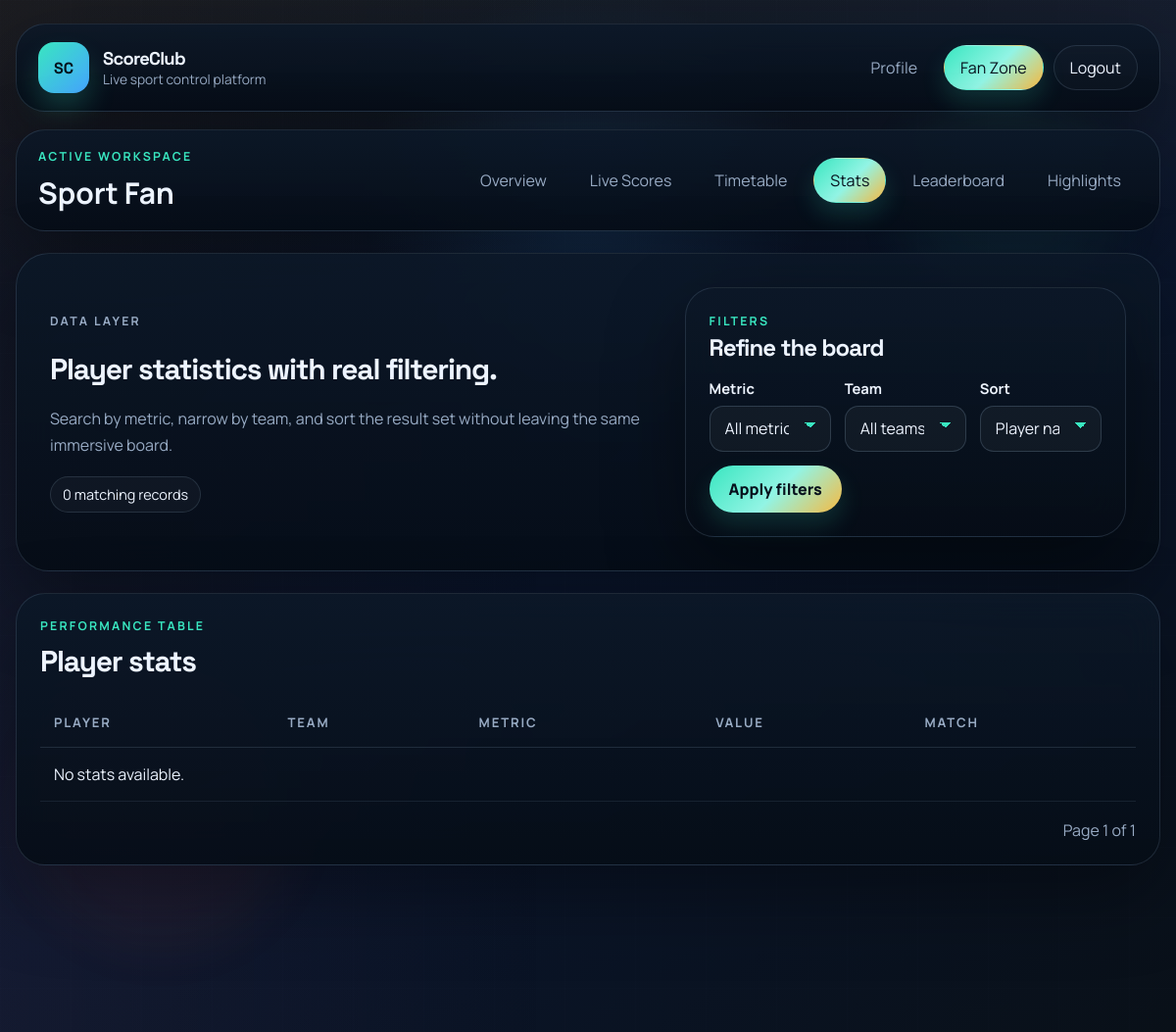
The page /fan/stats/?metric=&team=&sort=player_name&page=2 (signed in) on the database as committed earlier.
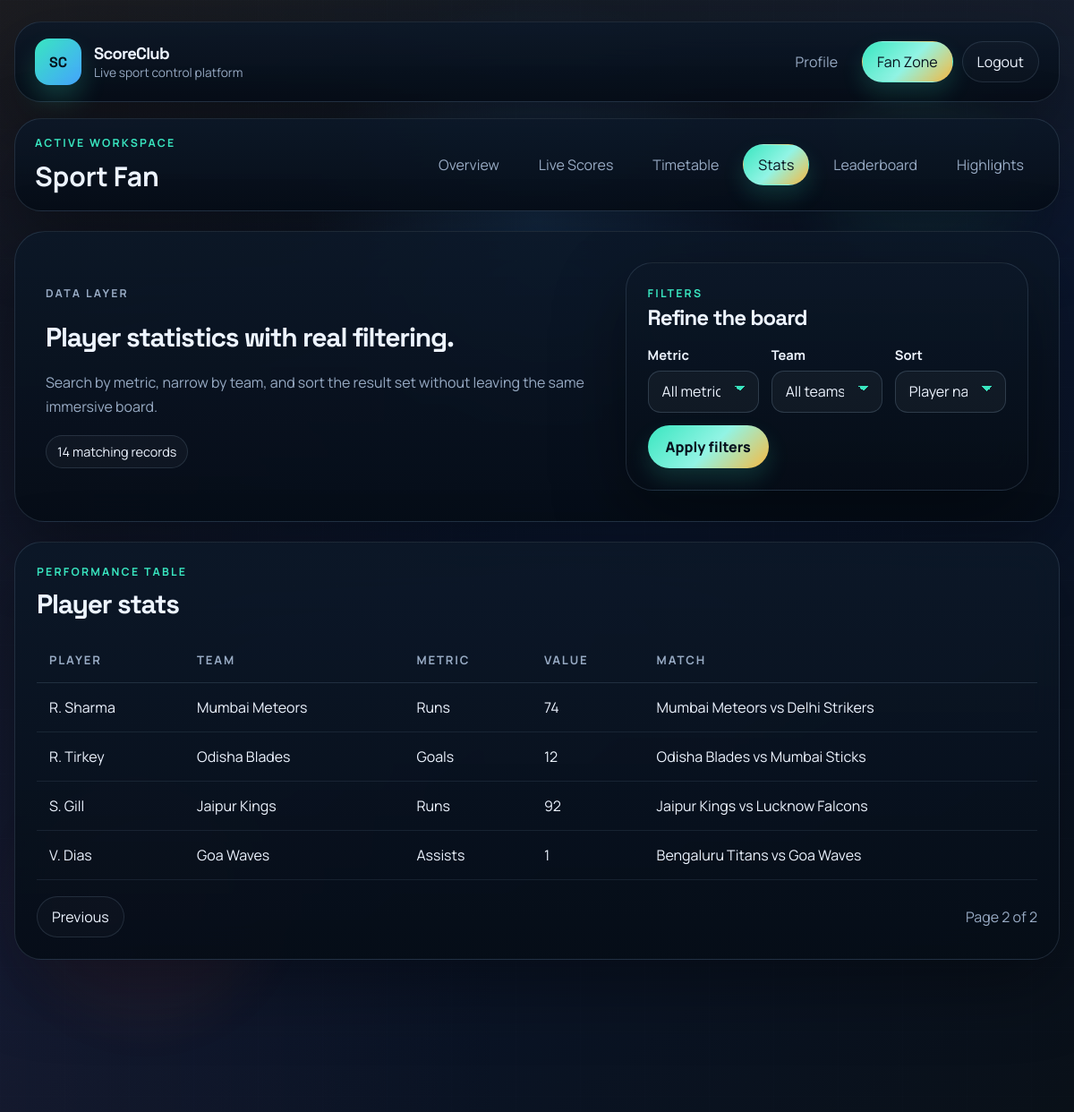
The same page on the database as committed later.
### accounts/models.py (models this page shows)
class User(AbstractUser):
	ROLE_FAN = "fan"
	ROLE_ORGANIZER = "organizer"
	ROLE_MEDIA = "media"
	ROLE_CHOICES = [
		(ROLE_FAN, "Sport Fan"),
		(ROLE_ORGANIZER, "Organizer"),
		(ROLE_MEDIA, "Media & Broadcast"),
	]
	role = models.CharField(max_length=20, choices=ROLE_CHOICES)

### organizer/models.py (models this page shows, shortened)
class PlayerStat(models.Model):
	match = models.ForeignKey(Match, on_delete=models.CASCADE, related_name="player_stats")
	player_name = models.CharField(max_length=120)
	team_name = models.CharField(max_length=120)
	metric_name = models.CharField(max_length=80)
	metric_value = models.CharField(max_length=80)
	availability = models.CharField(max_length=80, default="Available")
	updated_at = models.DateTimeField(auto_now=True)
	class Meta:
		ordering = ["player_name"]

class Match(models.Model):
	STATUS_SCHEDULED = "scheduled"
	STATUS_LIVE = "live"
	STATUS_FINISHED = "finished"
	STATUS_CHOICES = [
		(STATUS_SCHEDULED, "Scheduled"),
		(STATUS_LIVE, "Live"),
		(STATUS_FINISHED, "Finished"),
	]
	sport = models.CharField(max_length=50)
	home_team = models.CharField(max_length=100)
	away_team = models.CharField(max_length=100)
	venue = models.CharField(max_length=150)
	start_time = models.DateTimeField()
	status = models.CharField(max_length=20, choices=STATUS_CHOICES, default=STATUS_SCHEDULED)
	created_at = models.DateTimeField(auto_now_add=True)
	class Meta:
		ordering = ["start_time"]

### fan/views.py (the view)
# urls.py: path("stats/", views.stats_view, name="stats"),
@role_required("fan")
def stats_view(request):
	filter_options = _fan_filter_options()
	metric = request.GET.get("metric", "").strip()
	team = request.GET.get("team", "").strip()
	sort = request.GET.get("sort", "player_name").strip() or "player_name"
	stats = PlayerStat.objects.select_related("match").all()
	if metric:
		stats = stats.filter(metric_name__icontains=metric)
	if team:
		stats = stats.filter(team_name__icontains=team)
	stats = stats.order_by(sort)
	paginator = Paginator(stats, 10)
	page_obj = paginator.get_page(request.GET.get("page"))
	return render(
		request,
		"fan/stats.html",
		{
			"stats": page_obj,
			"metric": metric,
			"team": team,
			"sort": sort,
			"stats_count": stats.count(),
			"metrics": filter_options["metrics"],
			"teams": filter_options["teams"],
		},
	)

### fan/views.py (called while the page is built)
def _fan_filter_options():
	return {
		"sports": list(Match.objects.order_by("sport").values_list("sport", flat=True).distinct()),
		"metrics": list(PlayerStat.objects.order_by("metric_name").values_list("metric_name", flat=True).distinct()),
		"teams": list(PlayerStat.objects.order_by("team_name").values_list("team_name", flat=True).distinct()),
	}

### templates/fan/stats.html (shortened to what this page needs)
{% extends 'shared/base.html' %}
{% block content %}
<section class="hero-panel" data-reveal>
    <div class="hero-copy">
        <p class="eyebrow">Data layer</p>
        <h1>Player statistics with real filtering.</h1>
        <p>Search by metric, narrow by team, and sort the result set without leaving the same immersive board.</p>
        <div class="badge-row">
            <span class="chip">{{ stats_count }} matching records</span>
        </div>
    </div>
    <article class="stack-card">
        <div>
            <p class="eyebrow">Filters</p>
            <h2 class="section-heading">Refine the board</h2>
        </div>
        <form method="get" class="form-grid columns-3">
            <div>
                <label for="metric">Metric</label>
                <select id="metric" name="metric">
                    <option value="">All metrics</option>
                </select>
            </div>
            <div>
                <label for="team">Team</label>
                <select id="team" name="team">
                    <option value="">All teams</option>
                </select>
            </div>
            <div>
                <label for="sort">Sort</label>
                <select id="sort" name="sort">
                    <option value="player_name" {% if sort == 'player_name' %}selected{% endif %}>Player name A-Z</option>
                </select>
            </div>
            <div class="form-actions span-12">
                <button type="submit">Apply filters</button>
            </div>
        </form>
    </article>
</section>
<section class="table-shell" data-reveal>
    <div class="table-header">
        <div>
            <p class="eyebrow">Performance table</p>
            <h2 class="section-heading">Player stats</h2>
        </div>
    </div>
    <div class="table-scroll">
        <table>
            <thead>
                <tr>
                    <th>Player</th>
                    <th>Team</th>
                    <th>Metric</th>
                    <th>Value</th>
                    <th>Match</th>
                </tr>
            </thead>
            <tbody>
            {% for item in stats %}
                <tr>
                    <td>{{ item.player_name }}</td>
                    <td>{{ item.team_name }}</td>
                    <td>{{ item.metric_name }}</td>
                    <td>{{ item.metric_value }}</td>
                    <td>{{ item.match.home_team }} vs {{ item.match.away_team }}</td>
                </tr>
            {% empty %}
                <tr>
                    <td colspan="5">No stats available.</td>
                </tr>
            {% endfor %}
            </tbody>
        </table>
    </div>
    <div class="pagination">
        <div class="inline-actions">
            {% if stats.has_previous %}<a href="?metric={{ metric }}&team={{ team }}&sort={{ sort }}&page={{ stats.previous_page_number }}" class="ghost-link pill">Previous</a>{% endif %}
        </div>
        <span>Page {{ stats.number }} of {{ stats.paginator.num_pages }}</span>
    </div>
</section>
{% endblock %}

### templates/shared/base.html (shortened to what this page needs)
{% load static %}
<!doctype html>
<html lang="en">
<head>
    <link rel="stylesheet" href="{% static 'css/main.css' %}">
</head>
<body class="app-body {% block body_class %}{% endblock %}">
{% with current_ns=request.resolver_match.namespace current_name=request.resolver_match.url_name %}
<div class="site-shell" data-spotlight>
    <div class="ambient ambient-one"></div>
    <div class="ambient ambient-two"></div>
    <div class="ambient ambient-grid"></div>
    <header class="site-header panel" data-reveal>
        <a href="{% if user.is_authenticated %}{% if user.role == 'fan' %}{% url 'fan:dashboard' %}{% elif user.role == 'organizer' %}{% url 'organizer:dashboard' %}{% else %}{% url 'media:dashboard' %}{% endif %}{% else %}{% url 'login' %}{% endif %}" class="brandmark">
            <span class="brandmark-badge">SC</span>
            <span>
                <strong>ScoreClub</strong>
                <small>Live sport control platform</small>
            </span>
        </a>
        <nav class="primary-nav">
            {% if user.is_authenticated %}
                <a href="{% url 'profile' %}" class="nav-link {% if current_name == 'profile' %}active{% endif %}">Profile</a>
                {% if user.role == 'fan' %}
                    <a href="{% url 'fan:dashboard' %}" class="nav-link {% if current_ns == 'fan' %}active{% endif %}">Fan Zone</a>
                {% elif user.role == 'organizer' %}
                    <a href="{% url 'organizer:dashboard' %}" class="nav-link {% if current_ns == 'organizer' %}active{% endif %}">Ops Suite</a>
                {% else %}
                    <a href="{% url 'media:dashboard' %}" class="nav-link {% if current_ns == 'media' %}active{% endif %}">Media Hub</a>
                {% endif %}
                <a href="{% url 'logout' %}" class="nav-link nav-link-ghost">Logout</a>
            {% else %}
                <a href="{% url 'login' %}" class="nav-link {% if current_name == 'login' %}active{% endif %}">Login</a>
                <a href="{% url 'register' %}" class="nav-link nav-link-accent {% if current_name == 'register' %}active{% endif %}">Create Account</a>
            {% endif %}
        </nav>
    </header>
    {% if user.is_authenticated %}
    <section class="context-ribbon panel" data-reveal>
        <div>
            <p class="eyebrow">Active workspace</p>
            <h2>{{ user.get_role_display }}</h2>
        </div>
        <div class="pill-nav">
            {% if user.role == 'fan' %}
                <a href="{% url 'fan:dashboard' %}" class="pill {% if current_name == 'dashboard' and current_ns == 'fan' %}active{% endif %}">Overview</a>
                <a href="{% url 'fan:live_scores' %}" class="pill {% if current_name == 'live_scores' %}active{% endif %}">Live Scores</a>
                <a href="{% url 'fan:timetable' %}" class="pill {% if current_name == 'timetable' %}active{% endif %}">Timetable</a>
                <a href="{% url 'fan:stats' %}" class="pill {% if current_name == 'stats' %}active{% endif %}">Stats</a>
                <a href="{% url 'fan:leaderboard' %}" class="pill {% if current_name == 'leaderboard' %}active{% endif %}">Leaderboard</a>
                <a href="{% url 'fan:highlights' %}" class="pill {% if current_name == 'highlights' %}active{% endif %}">Highlights</a>
            {% endif %}
        </div>
    </section>
    {% endif %}
    <main class="page-frame">
        {% block content %}{% endblock %}
    </main>
</div>
{% endwith %}
</body>
</html>

Rows that differ between the two databases and show on the page:
added PlayerStat: player_name "R. Sharma", team_name "Mumbai Meteors", metric_name "Runs", metric_value "74", match.home_team "Mumbai Meteors", match.away_team "Delhi Strikers"
added PlayerStat: player_name "R. Tirkey", team_name "Odisha Blades", metric_name "Goals", metric_value "12", match.home_team "Odisha Blades", match.away_team "Mumbai Sticks"
added PlayerStat: player_name "S. Gill", team_name "Jaipur Kings", metric_name "Runs", metric_value "92", match.home_team "Jaipur Kings", match.away_team "Lucknow Falcons"
added PlayerStat: player_name "V. Dias", team_name "Goa Waves", metric_name "Assists", metric_value "1", match.home_team "Bengaluru Titans", match.away_team "Goa Waves"
Other text that changed with them:
{{ stats_count }}: "0" → "14"
{{ stats.number }}: "1" → "2"
{{ stats.paginator.num_pages }}: "1" → "2"
text no longer shown: "No stats available."
text now shown: "Previous"
